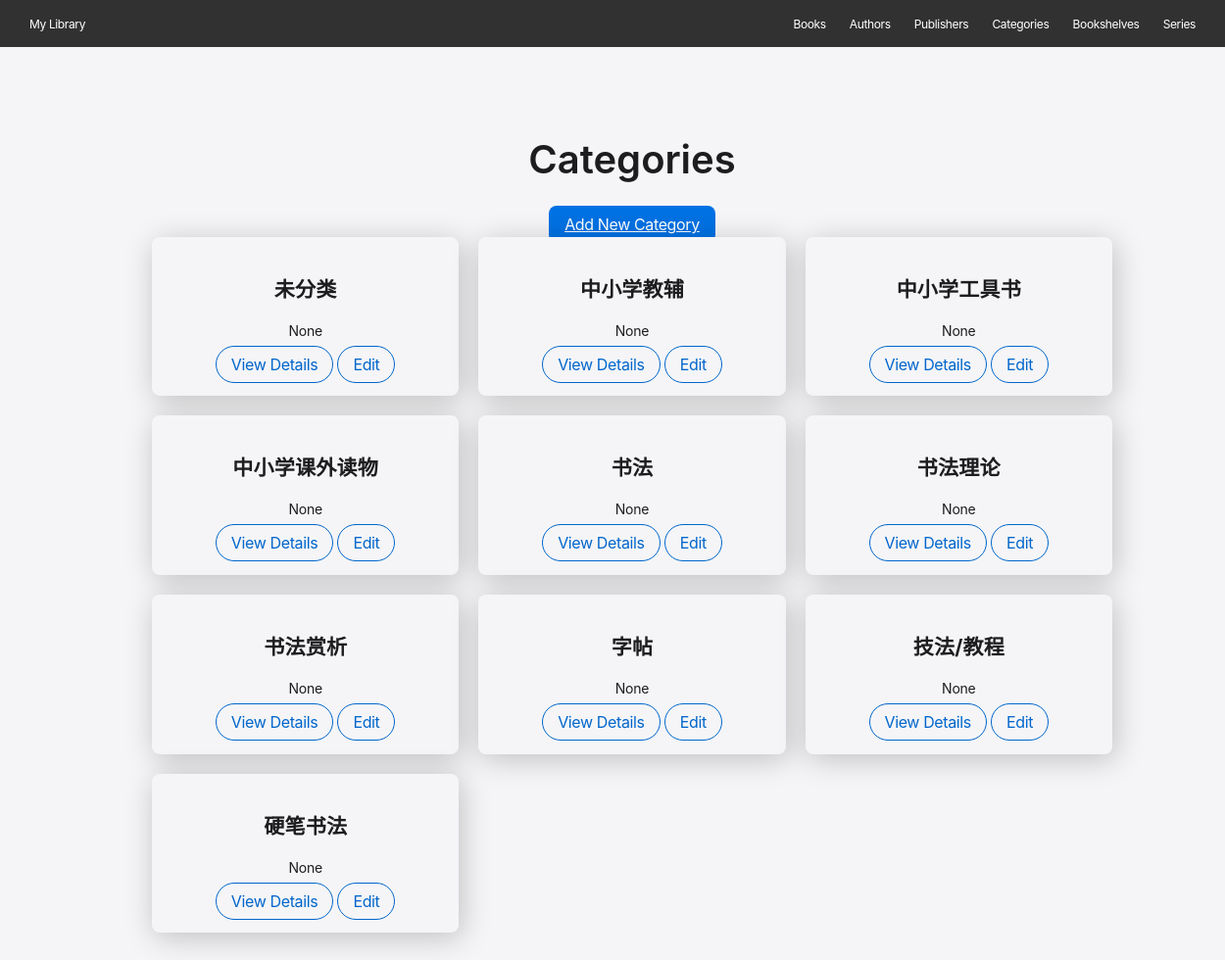
The page /categories on the database its author committed.
### models/category.py (models this page shows, shortened)
class Category(Base):
    __tablename__ = 'categories'
    id: Mapped[int] = mapped_column(Integer, primary_key=True, index=True)
    name: Mapped[str] = mapped_column(String(255), nullable=False)
    parent_id: Mapped[Optional[int]] = mapped_column(Integer, ForeignKey('categories.id'), nullable=True)
    intro: Mapped[Optional[str]] = mapped_column(String(1000), nullable=True)
    depth: Mapped[int] = mapped_column(Integer, default=0)
    path: Mapped[Optional[str]] = mapped_column(String(500), nullable=True)
    parent_category = relationship("Category", remote_side=[id], backref="children")
    books: Mapped[List["Book"]] = relationship(back_populates="category")

### main.py (the view)
@app.get("/categories")
async def categories_page(request: Request, db: Session = Depends(get_db)):
    categories = db.query(Category).limit(10).all()
    return templates.TemplateResponse("categories.html", {"request": request, "categories": categories})

### templates/categories.html (shortened to what this page needs)
{% extends "base.html" %}
{% block content %}
<section class="section light">
    <div class="container">
        <h1 class="section-heading">Categories</h1>
        <a href="#" class="btn-primary-blue">Add New Category</a>
        <div class="grid">
            {% for category in categories %}
            <div class="card">
                <h3 class="card-title">{{ category.name }}</h3>
                <p class="caption">{{ category.intro }}</p>
                <a href="/categories/{{ category.id }}" class="btn-pill-link">View Details</a>
                <a href="#" class="btn-pill-link">Edit</a>
            </div>
            {% endfor %}
        </div>
    </div>
</section>
{% endblock %}

### static/css/styles.css (style rules this page uses)
:root { --pure-black: #000000; --light-gray: #f5f5f7; --near-black: #1d1d1f; --apple-blue: #0071e3; --link-blue: #0066cc; --bright-blue: #2997ff; --white: #ffffff; --black-80: rgba(0, 0, 0, 0.8); --black-48: rgba(0, 0, 0, 0.48); --dark-surface-1: #272729; --dark-surface-2: #262628; --dark-surface-3: #28282a; --dark-surface-4: #2a2a2d; --dark-surface-5: #242426; --button-active: #ededf2; --button-default-light: #fafafc; --overlay: rgba(210, 210, 215, 0.64); --white-32: rgba(255, 255, 255, 0.32); --card-shadow: rgba(0, 0, 0, 0.22) 3px 5px 30px 0px; }
body { font-family: 'SF Pro Display', 'SF Pro Text', 'SF Pro Icons', 'Helvetica Neue', Helvetica, Arial, sans-serif; margin: 0; padding: 0; line-height: 1.47; letter-spacing: -0.374px; color: var(--near-black); background-color: var(--light-gray); }
.section-heading { font-family: 'SF Pro Display', sans-serif; font-size: 40px; font-weight: 600; line-height: 1.10; letter-spacing: normal; }
.card-title { font-family: 'SF Pro Display', sans-serif; font-size: 21px; font-weight: 700; line-height: 1.19; letter-spacing: 0.231px; }
.caption { font-family: 'SF Pro Text', sans-serif; font-size: 14px; font-weight: 400; line-height: 1.29; letter-spacing: -0.224px; }
.btn-primary-blue { background-color: var(--apple-blue); color: var(--white); padding: 8px 15px; border-radius: 8px; border: 1px solid transparent; font: inherit; cursor: pointer; transition: background-color 0.2s; }
.btn-pill-link { background-color: transparent; color: var(--link-blue); border: 1px solid var(--link-blue); border-radius: 980px; padding: 8px 15px; font: inherit; text-decoration: none; cursor: pointer; transition: text-decoration 0.2s; }
.card { background-color: var(--light-gray); border-radius: 8px; padding: 20px; box-shadow: var(--card-shadow); }
.section { width: 100%; padding: 60px 20px; text-align: center; }
.section.light { background-color: var(--light-gray); color: var(--near-black); }
.container { max-width: 980px; margin: 0 auto; padding: 0 20px; }
.grid { display: grid; grid-template-columns: repeat(auto-fit, minmax(300px, 1fr)); gap: 20px; }

### rows shown on the page
Category: name "未分类", intro "None"
Category: name "中小学教辅", intro "None"
Category: name "中小学工具书", intro "None"
Category: name "中小学课外读物", intro "None"
Category: name "书法", intro "None"
Category: name "书法理论", intro "None"
Category: name "书法赏析", intro "None"
Category: name "字帖", intro "None"
Category: name "技法/教程", intro "None"
Category: name "硬笔书法", intro "None"
